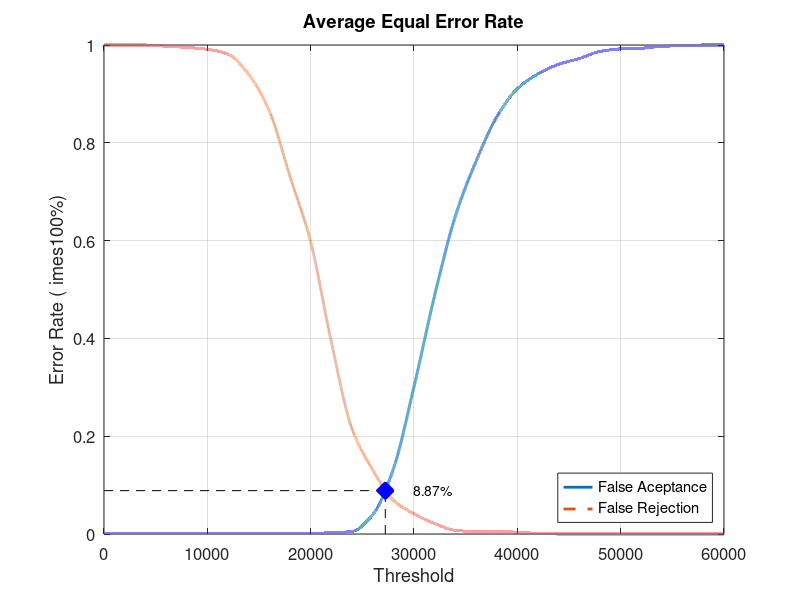
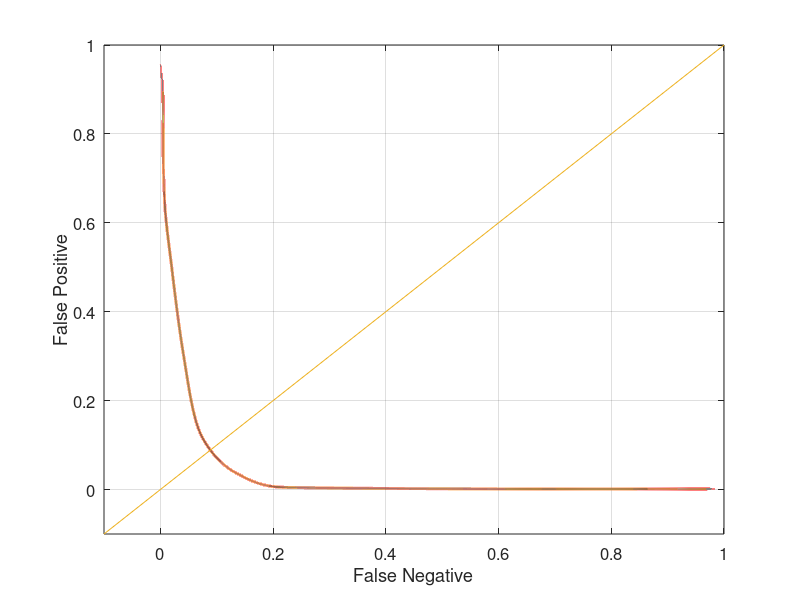

MATLAB code for these plots, in order:
close all;
clear;
clc;
x = 0:2000:60000;
xq = 0:0.5:60000;

y0 = [0 0.00131579 0.00131579 0.00131579 0.00131579 0.00131579 0.00131579 0.00131579 0.00131579 0.00131579 0.00131579 0.00263158 0.00526316 0.0394737 0.132895 0.301316 0.488158 0.65 0.761842 0.852632 0.910526 0.940789 0.960526 0.972368 0.986842 0.992105 0.993421 0.997368 0.998684 1 1]
yy0 = interp1(x, y0, xq, 'pchip');
y1 = [1 1 1 0.9975 0.995 0.99125 0.98125 0.94 0.865 0.73125 0.5975 0.3925 0.215 0.13125 0.06875 0.04125 0.02125 0.0075 0.005 0.005 0.00375 0.00125 0 0 0 0 0 0 0 0 0]
yy1 = interp1(x, y1, xq, 'pchip');

% Calculating EER: 
y2 = abs(y0 - y1);
find(y2 == min(y2))
yy2 = abs(yy0 - yy1);
xEER = find(yy2 == min(yy2));
xEERIndex = xq(xEER) % X-axis EER
yEER = yy0(xEER) % Y-axis EER

main = figure
plot(xq, yy0,'-','LineWidth', 2);	hold on
plot(xq, yy1,'--','LineWidth', 2);	hold on
plot([xEERIndex xEERIndex], [0 yEER], 'k--');	hold on
plot([0 xEERIndex], [yEER yEER], 'k--');	hold on
plot(xEERIndex, yEER, 'bx', 'LineWidth', 10);	hold on
text(xEERIndex + 10 * xEERIndex / 100, yEER, [num2str(round((10000 * yEER)) / 100) '%'])
legend('False Aceptance', 'False Rejection', 'Location', 'SouthEast')
xlabel('Threshold')
ylabel('Error Rate (	imes100%)')
title('Average Equal Error Rate')
set(gca, 'FontSize', 12)
axis([0 60000 0 1])
grid on

print(main, 'Experiment4AverageMain', '-dpng');
FNRxFPR = figure('Color', [1 1 1]);
plot(yy1, yy0, '-', yy1, yy0, 'LineWidth', 2);
hold on
y = -0.1:0.1:1
plot(y, y); 
set(gca, 'FontSize', 12)
xlabel('False Negative')
ylabel('False Positive')
axis([-0.1 1 -0.1 1])
set(gca, 'FontSize', 12)
grid on

print(FNRxFPR, 'Experiment4AverageFNRxFPR','-dpng');
